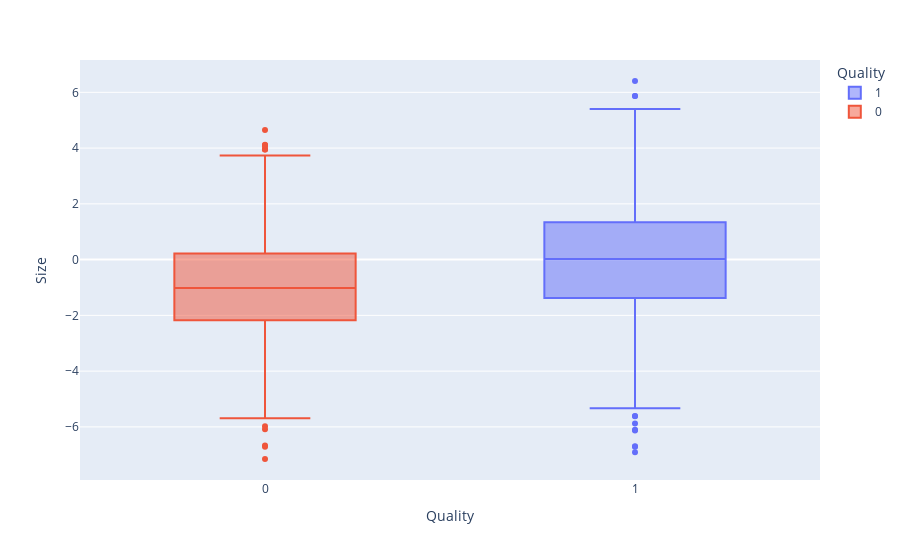

The notebook cell this image was saved under:
### Code cell
px.box(frutas, x='Quality', y='Size', color='Quality')

### Figure 1 — Plotly figure (JSON) as saved in the notebook; plotly's stock layout.template omitted (floating-point values rounded to 4 significant figures; data arrays with more than 128 entries replaced by an {"elided": "..."} marker saying what was removed)
{"data": [{"alignmentgroup": "True", "hovertemplate": "Quality=%{x}<br>Size=%{y}<extra></extra>", "legendgroup": "1", "marker": {"color": "#636efa"}, "name": "1", "notched": false, "offsetgroup": "1", "orientation": "v", "showlegend": true, "type": "box", "x": {"elided": "2004 int values"}, "x0": " ", "xaxis": "x", "y": {"elided": "2004 float values"}, "y0": " ", "yaxis": "y"}, {"alignmentgroup": "True", "hovertemplate": "Quality=%{x}<br>Size=%{y}<extra></extra>", "legendgroup": "0", "marker": {"color": "#EF553B"}, "name": "0", "notched": false, "offsetgroup": "0", "orientation": "v", "showlegend": true, "type": "box", "x": {"elided": "1996 int values"}, "x0": " ", "xaxis": "x", "y": {"elided": "1996 float values"}, "y0": " ", "yaxis": "y"}], "layout": {"boxmode": "overlay", "legend": {"title": {"text": "Quality"}, "tracegroupgap": 0}, "margin": {"t": 60}, "xaxis": {"anchor": "y", "categoryarray": [1, 0], "categoryorder": "array", "domain": [0, 1], "title": {"text": "Quality"}}, "yaxis": {"anchor": "x", "domain": [0, 1], "title": {"text": "Size"}}}}
